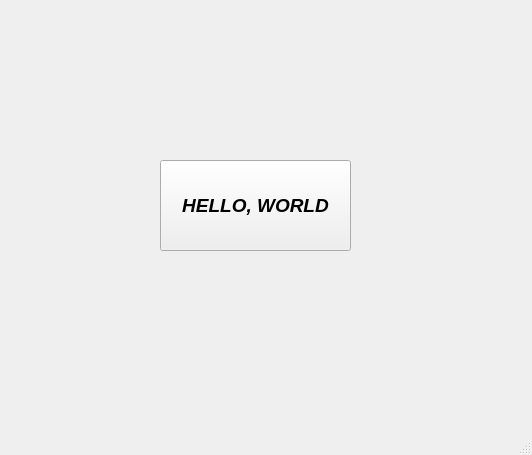
<?xml version="1.0" encoding="UTF-8"?>
<ui version="4.0">
 <class>MainWindow</class>
 <widget class="QMainWindow" name="MainWindow">
  <property name="geometry">
   <rect>
    <x>0</x>
    <y>0</y>
    <width>532</width>
    <height>455</height>
   </rect>
  </property>
  <property name="windowTitle">
   <string>MainWindow</string>
  </property>
  <widget class="QWidget" name="centralwidget">
   <widget class="QToolButton" name="toolButton">
    <property name="geometry">
     <rect>
      <x>160</x>
      <y>160</y>
      <width>191</width>
      <height>91</height>
     </rect>
    </property>
    <property name="font">
     <font>
      <pointsize>14</pointsize>
      <italic>true</italic>
      <bold>true</bold>
     </font>
    </property>
    <property name="text">
     <string>HELLO, WORLD</string>
    </property>
   </widget>
  </widget>
  <widget class="QMenuBar" name="menubar">
   <property name="geometry">
    <rect>
     <x>0</x>
     <y>0</y>
     <width>532</width>
     <height>22</height>
    </rect>
   </property>
  </widget>
  <widget class="QStatusBar" name="statusbar"/>
 </widget>
 <resources/>
 <connections/>
</ui>
